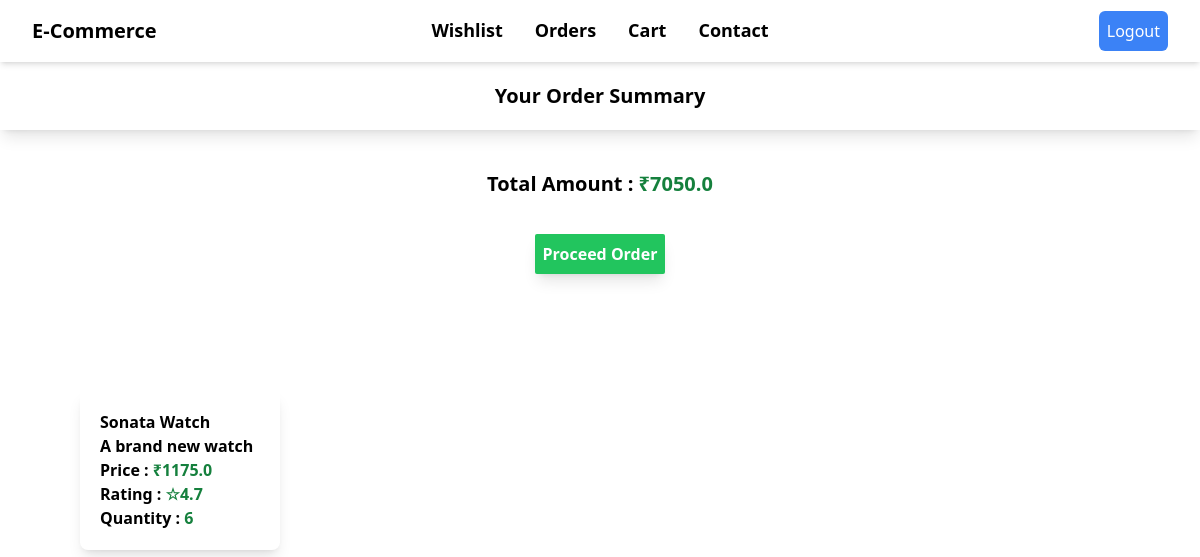
/checkout/ (signed in), run on an earlier commit of the app's database.
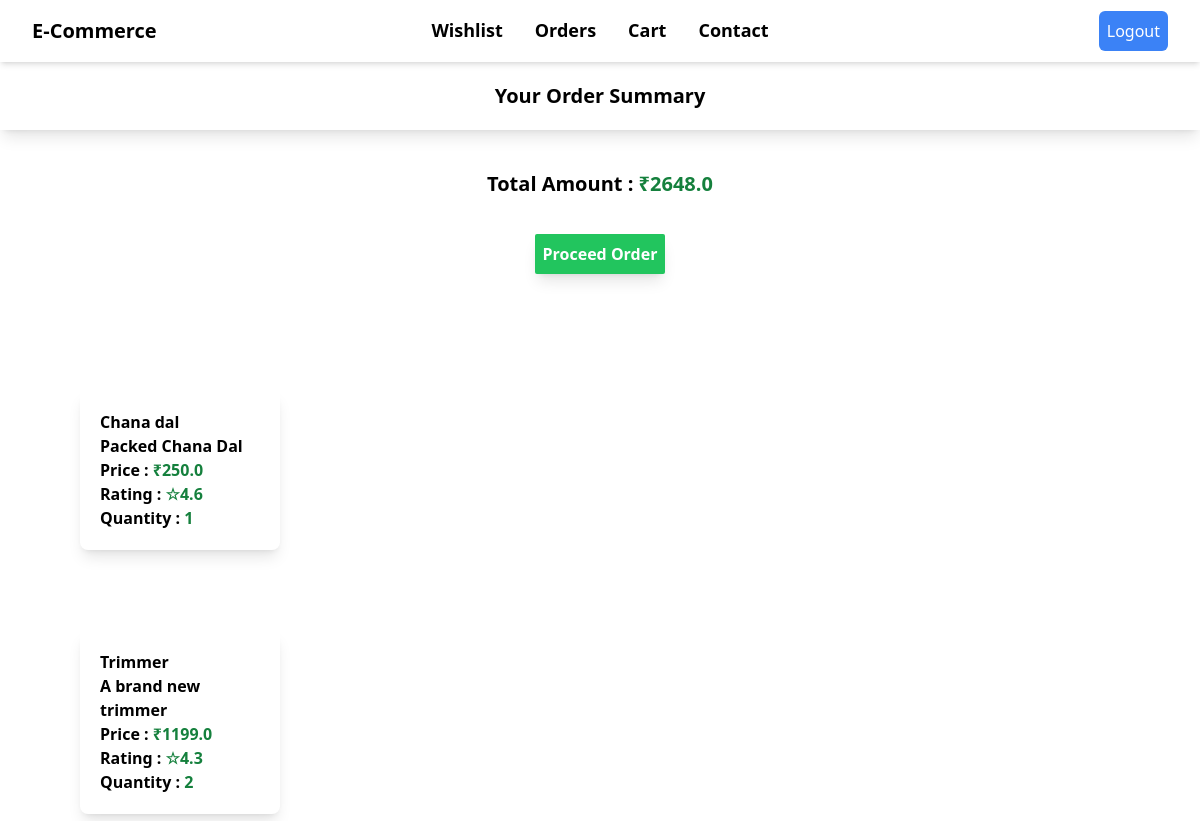
And on a later commit of the database.
### store/models.py (models this page shows, shortened)
class Cart(models.Model):
    user = models.ForeignKey(User,on_delete=models.CASCADE)
    product = models.ForeignKey(Product,on_delete=models.CASCADE)
    product_quantity=models.IntegerField(default=1)

class Product(models.Model):
    name = models.CharField(max_length=200)
    description = models.CharField(max_length=200)
    rating = models.FloatField()
    price = models.FloatField()
    image = models.CharField(max_length=10000)

### store/views.py (the view)
# urls.py: path('checkout/',views.checkout,name='checkout'),
@login_required(login_url='login')
def checkout(request):
    cartitems = Cart.objects.filter(user=request.user)
    total_price = 0
    for item in cartitems:
        total_price = total_price + item.product.price * item.product_quantity
    context = {'cartitems':cartitems, 'total_price': total_price}
    return render(request,'store/checkout.html',context)

### store/templates/store/checkout.html (shortened to what this page needs)
{% extends 'store/base.html' %}
{% block body %}
<div class="p-5 flex justify-center items-center shadow-lg">
  <h1 class="font-bold text-xl justify-center items-center">Your Order Summary</h1>
</div>
<div class="pt-10 flex-col text-center font-bold">
  <h2 class="text-xl px-20">Total Amount : <span class="text-green-700">₹{{total_price}}</span></h2>
</div>
<div class="m-auto flex items-center justify-center pb-9 pt-9">
  <a  href="{% url 'order' %}"><button class="bg-green-500 font-bold text-white px-2 py-2 shadow-lg rounded-sm" type="submit">Proceed Order</button></a>
</div>
   {% for item in cartitems %}
   <div class="product shadow-lg w-1/6 h-auto rounded-lg m-20">
    <div class="p-5">
        <div class="font-bold">
            {{item.product.name}}
        </div>
        <div class="font-semibold">
            {{item.product.description}}
        </div>
        <div class="font-bold">
            Price : <span class="font-bold text-green-700">₹{{item.product.price}}</span>
        </div>
        <div class="font-bold">
            Rating : <span class="font-bold text-green-700">☆{{item.product.rating}}</span>
        </div>
        <div class="font-bold">
          Quantity : <span class="font-bold text-green-700">{{item.product_quantity}}</span>
      </div>
      </div>
      </div>
   {% endfor %}
{% endblock %}

What changed in the data, as far as the page shows it:
removed Cart: product.name "Sonata Watch", product.description "A brand new watch", product.price "1175.0", product.rating "4.7", product_quantity "6"
added Cart: product.name "Chana dal", product.description "Packed Chana Dal", product.price "250.0", product.rating "4.6", product_quantity "1"
added Cart: product.name "Trimmer", product.description "A brand new trimmer", product.price "1199.0", product.rating "4.3", product_quantity "2"
Also different on the page:
{{ total_price }}: "7050.0" → "2648.0"
